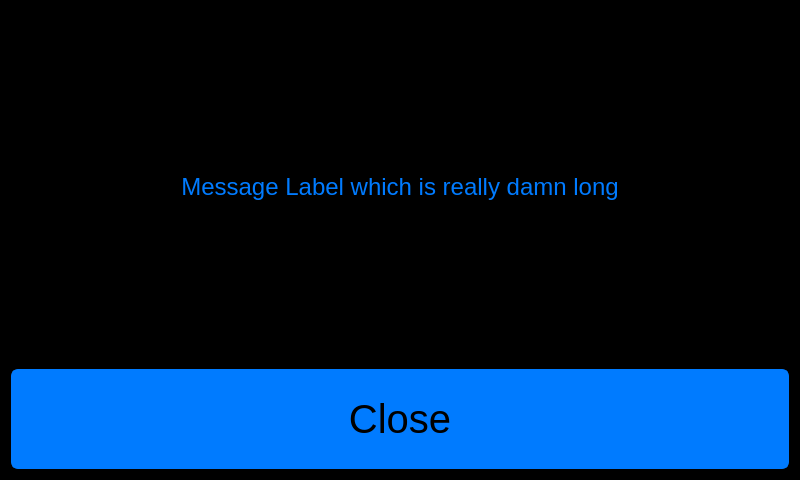
<?xml version="1.0" encoding="UTF-8"?>
<ui version="4.0">
 <class>CustomDialog</class>
 <widget class="QDialog" name="CustomDialog">
  <property name="geometry">
   <rect>
    <x>0</x>
    <y>0</y>
    <width>800</width>
    <height>480</height>
   </rect>
  </property>
  <property name="windowTitle">
   <string>Information</string>
  </property>
  <property name="styleSheet">
   <string notr="true">QWidget
{
	color: rgb(0, 123, 255);	
	background-color: rgb(0, 0, 0);

}

/*
QPushButton {
	background-color: rgb(0, 0, 0);
	color: (0, 123, 255);
    border-width: 4px;
	border-color: rgb(0, 123, 255);
	border-style: solid;
	border-radius: 7;
	padding: 3px;
	padding-left: 5px;
	padding-right: 5px;
}

QPushButton:pressed
{
	color: rgb(239, 151, 0);	
	border-color: rgb(239, 151, 0);
}
*/

#LHeader {
	color: rgb(239, 151, 0);
}


/* Inverted button style */
QPushButton {
	background-color: rgb(0, 123, 255);  
	color: rgb(0, 0, 0);
    border-width: 3px;
	border-color: rgb(0, 123, 255);
	border-style: solid;
	border-radius: 7;
	padding: 3px;
	padding-left: 5px;
	padding-right: 5px;
}

QPushButton:pressed {
	background-color: rgb(239, 151, 0);	
	border-color: rgb(239, 151, 0);	
}

#informationLabel {
	padding: 5px 25px 5px 25px;
}</string>
  </property>
  <layout class="QVBoxLayout" name="verticalLayout">
   <item>
    <widget class="QLabel" name="informationLabel">
     <property name="minimumSize">
      <size>
       <width>300</width>
       <height>100</height>
      </size>
     </property>
     <property name="font">
      <font>
       <pointsize>18</pointsize>
      </font>
     </property>
     <property name="text">
      <string>Message Label which is really damn long</string>
     </property>
     <property name="alignment">
      <set>Qt::AlignCenter</set>
     </property>
     <property name="wordWrap">
      <bool>true</bool>
     </property>
    </widget>
   </item>
   <item>
    <widget class="QPushButton" name="closeButton">
     <property name="minimumSize">
      <size>
       <width>0</width>
       <height>50</height>
      </size>
     </property>
     <property name="maximumSize">
      <size>
       <width>16777215</width>
       <height>100</height>
      </size>
     </property>
     <property name="font">
      <font>
       <pointsize>30</pointsize>
      </font>
     </property>
     <property name="text">
      <string>Close</string>
     </property>
    </widget>
   </item>
  </layout>
 </widget>
 <resources/>
 <connections/>
</ui>
